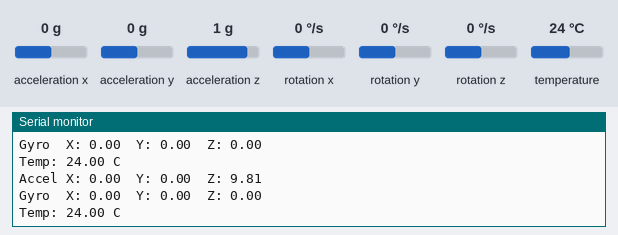
Recording of a sketch running on a simulated Arduino Uno, built with avr-gcc and run on an emulated ATmega328P. Shown: the last lines printed to the serial monitor. The inputs (shaded band) are chosen by the test bench; at power-on: acceleration x 0 g, acceleration y 0 g, acceleration z 1 g, rotation x 0 °/s, rotation y 0 °/s, rotation z 0 °/s, temperature 24 °C.

Above: at 1.3 s.
1.4 s: acceleration x set to -1.4 g
At 1.92 s:
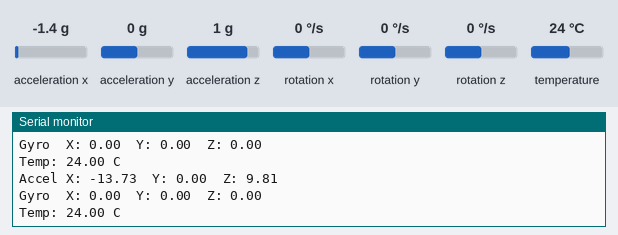
2.9 s: acceleration y set to -1.4 g
At 3.49 s:
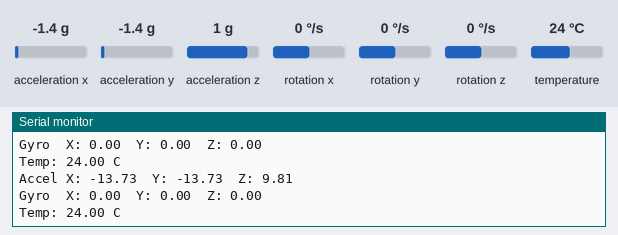
4.4 s: acceleration z set to -1.4 g
At 5.07 s:
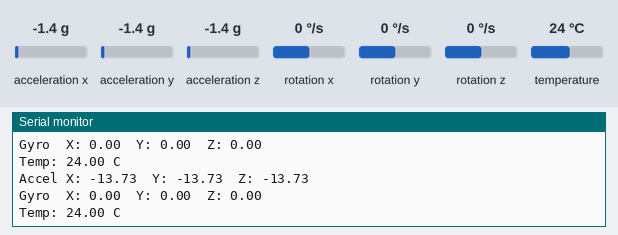
5.9 s: rotation x set to -192 °/s
At 6.65 s:
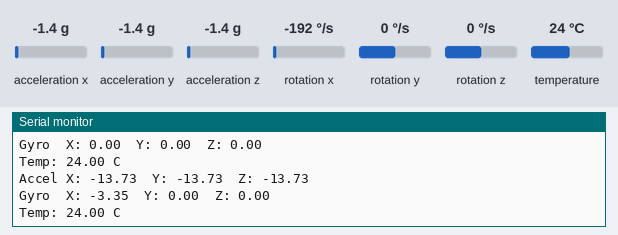
9.0 s: acceleration x set to -0.8 g
At 9.82 s:
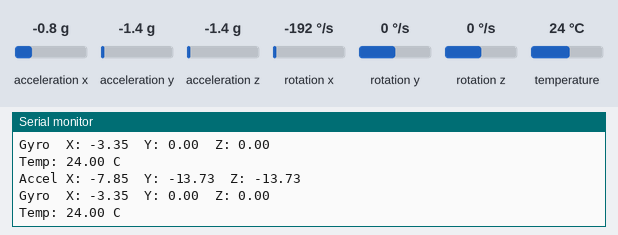
Timing chart, 0 to 12.0 s (numbered marks = the images above; inputs shaded):
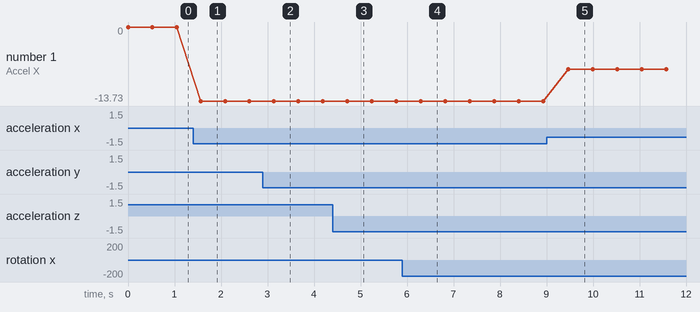

The sketch:

06_mpu6050.ino
```cpp
/*
  06 - MPU6050 Accelerometer and Gyroscope (I2C)
  Board: Arduino Uno / Nano

  Libraries required (install from Sketch > Include Library > Manage Libraries):
    - "Adafruit MPU6050" by Adafruit .......... version 2.2.6
    - "Adafruit BusIO" by Adafruit ............ version 1.16.1
    - "Adafruit Unified Sensor" by Adafruit ... version 1.1.14
  (If the IDE asks to install dependencies, click "Install all".)

  Wiring (Uno / Nano):
    VCC -> 5V (3.3V also works on most GY-521 boards)
    GND -> GND
    SDA -> A4
    SCL -> A5
*/

#include <Wire.h>               // Library for I2C communication
#include <Adafruit_MPU6050.h>   // Library for the MPU6050 sensor
#include <Adafruit_Sensor.h>    // Gives us the sensors_event_t data type

Adafruit_MPU6050 mpu;   // Create the sensor object

void setup() {
  Serial.begin(9600);   // Start the Serial Monitor at 9600 baud

  if (!mpu.begin()) {   // Try to start the sensor
    Serial.println("MPU6050 not found. Check wiring.");
    while (true);       // Stop here forever
  }
}

void loop() {
  sensors_event_t accel, gyro, temp;      // Boxes to hold the readings
  mpu.getEvent(&accel, &gyro, &temp);     // Fill the boxes with fresh data

  Serial.print("Accel X: ");
  Serial.print(accel.acceleration.x);     // Acceleration in m/s^2
  Serial.print("  Y: ");
  Serial.print(accel.acceleration.y);
  Serial.print("  Z: ");
  Serial.println(accel.acceleration.z);

  Serial.print("Gyro  X: ");
  Serial.print(gyro.gyro.x);              // Rotation speed in rad/s
  Serial.print("  Y: ");
  Serial.print(gyro.gyro.y);
  Serial.print("  Z: ");
  Serial.println(gyro.gyro.z);

  Serial.print("Temp: ");
  Serial.print(temp.temperature);         // Chip temperature in Celsius
  Serial.println(" C");
  Serial.println();

  delay(500);   // Wait half a second between readings
}
```

Measured:
- after the input at 1.4 s, the serial monitor: prints a new line after 0.17 s (image 1)
- after the input at 2.9 s, the serial monitor: prints a new line after 0.24 s (image 2)
- after the input at 4.4 s, the serial monitor: prints a new line after 0.31 s (image 3)
- after the input at 5.9 s, the serial monitor: prints a new line after 0.43 s (image 4)
- after the input at 9.0 s, the serial monitor: prints a new line after 0.46 s (image 5)
- plotted number 1: 0 → -13.73 after the input at 1.4 s, -13.73 → -7.85 after the input at 9.0 s
